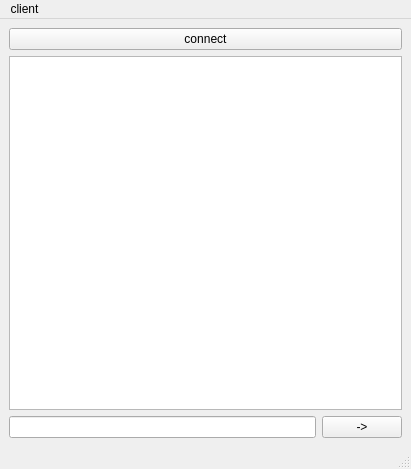
<?xml version="1.0" encoding="UTF-8"?>
<ui version="4.0">
 <class>MainWindow</class>
 <widget class="QMainWindow" name="MainWindow">
  <property name="geometry">
   <rect>
    <x>0</x>
    <y>0</y>
    <width>411</width>
    <height>469</height>
   </rect>
  </property>
  <property name="windowTitle">
   <string>MainWindow</string>
  </property>
  <widget class="QWidget" name="centralwidget">
   <layout class="QGridLayout" name="gridLayout">
    <item row="0" column="0" colspan="2">
     <widget class="QPushButton" name="pushButton">
      <property name="text">
       <string>connect</string>
      </property>
     </widget>
    </item>
    <item row="1" column="0" colspan="2">
     <widget class="QTextBrowser" name="textBrowser"/>
    </item>
    <item row="2" column="0">
     <widget class="QLineEdit" name="lineEdit"/>
    </item>
    <item row="2" column="1">
     <widget class="QPushButton" name="pushButton_2">
      <property name="text">
       <string>-&gt;</string>
      </property>
     </widget>
    </item>
   </layout>
  </widget>
  <widget class="QMenuBar" name="menubar">
   <property name="geometry">
    <rect>
     <x>0</x>
     <y>0</y>
     <width>411</width>
     <height>21</height>
    </rect>
   </property>
   <widget class="QMenu" name="menuclient">
    <property name="title">
     <string>client</string>
    </property>
   </widget>
   <addaction name="menuclient"/>
  </widget>
  <widget class="QStatusBar" name="statusbar"/>
 </widget>
 <resources/>
 <connections/>
</ui>
